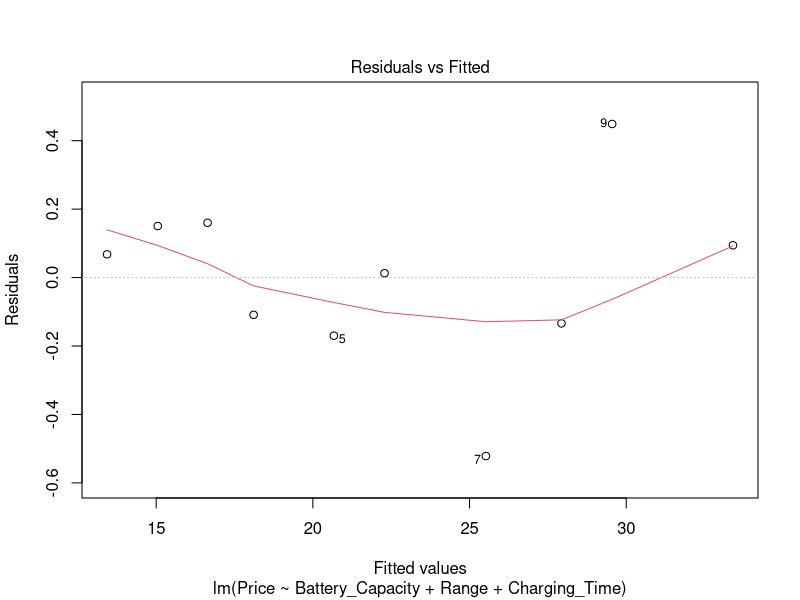
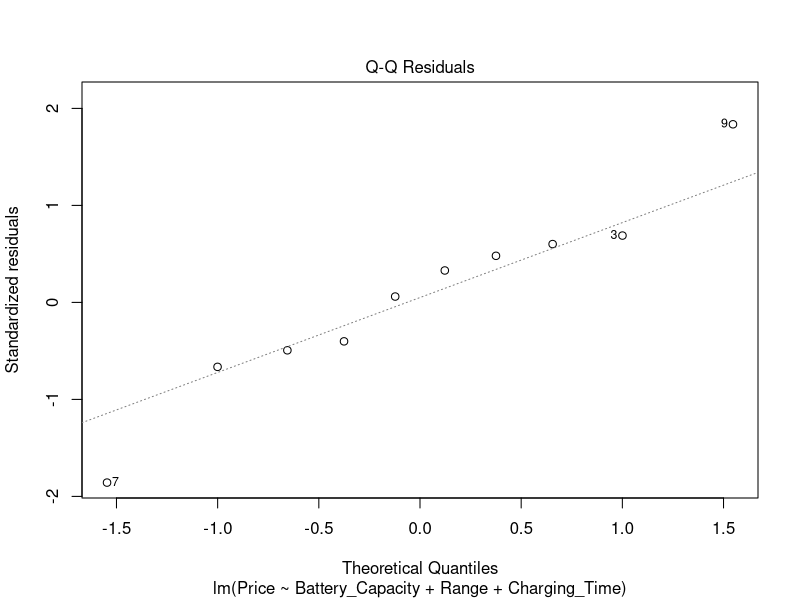
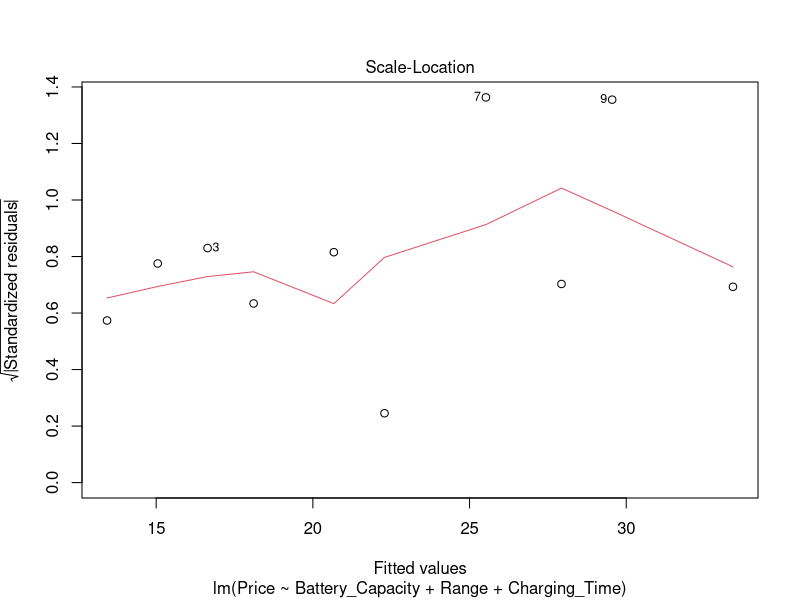
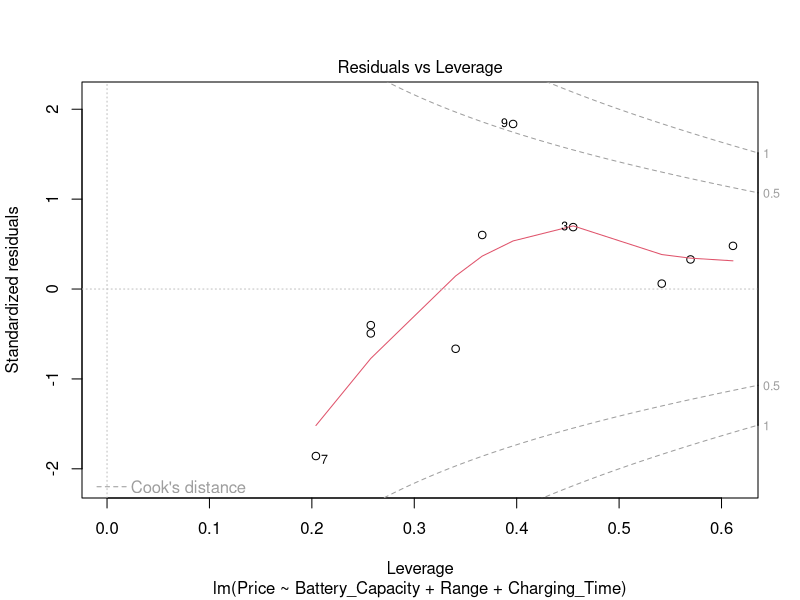

Write R code to recreate these figures, in order.

ev_data = data.frame(Price = c(13.5, 15.2, 16.8, 18.0, 20.5, 22.3, 25.0, 27.8, 30.0, 33.5),
                     Battery_Capacity = c(30, 32, 35, 36, 40, 42, 45, 48, 50, 55),
                     Range = c(180, 200, 210, 230, 250, 270, 300, 320, 340, 370),
                     Charging_Time = c(6.5, 6.2, 6.0, 5.8, 5.5, 5.2, 5.0, 4.8, 4.5, 4.2)
                     )

model = lm(Price ~ Battery_Capacity + Range + Charging_Time, data = ev_data)

summary(model)

lm(Price ~ Battery_Capacity + Range + Charging_Time, data = ev_data)

new_data = data.frame(Battery_Capacity = 38,
                      Range = 240,
                      Charging_Time = 5.7)

a = predict(model, newdata=new_data)

print(paste("Price in Lakhs:",a))

plot(model)
